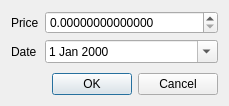
<?xml version="1.0" encoding="UTF-8"?>
<ui version="4.0">
 <class>SetSecurityPriceDialog</class>
 <widget class="QDialog" name="SetSecurityPriceDialog">
  <property name="windowModality">
   <enum>Qt::WindowModal</enum>
  </property>
  <property name="geometry">
   <rect>
    <x>0</x>
    <y>0</y>
    <width>229</width>
    <height>106</height>
   </rect>
  </property>
  <property name="windowTitle">
   <string>Set Security Price</string>
  </property>
  <property name="locale">
   <locale language="English" country="UnitedKingdom"/>
  </property>
  <layout class="QVBoxLayout" name="verticalLayout">
   <item>
    <layout class="QFormLayout" name="formLayout">
     <item row="0" column="0">
      <widget class="QLabel" name="priceLabel">
       <property name="text">
        <string>Price</string>
       </property>
      </widget>
     </item>
     <item row="1" column="0">
      <widget class="QLabel" name="dateLabel">
       <property name="text">
        <string>Date</string>
       </property>
      </widget>
     </item>
     <item row="0" column="1">
      <widget class="QDoubleSpinBox" name="priceDoubleSpinBox">
       <property name="decimals">
        <number>14</number>
       </property>
      </widget>
     </item>
     <item row="1" column="1">
      <widget class="QDateEdit" name="dateEdit">
       <property name="calendarPopup">
        <bool>true</bool>
       </property>
      </widget>
     </item>
    </layout>
   </item>
   <item>
    <widget class="QDialogButtonBox" name="buttonBox">
     <property name="standardButtons">
      <set>QDialogButtonBox::Cancel|QDialogButtonBox::Ok</set>
     </property>
    </widget>
   </item>
  </layout>
 </widget>
 <resources/>
 <connections/>
</ui>
